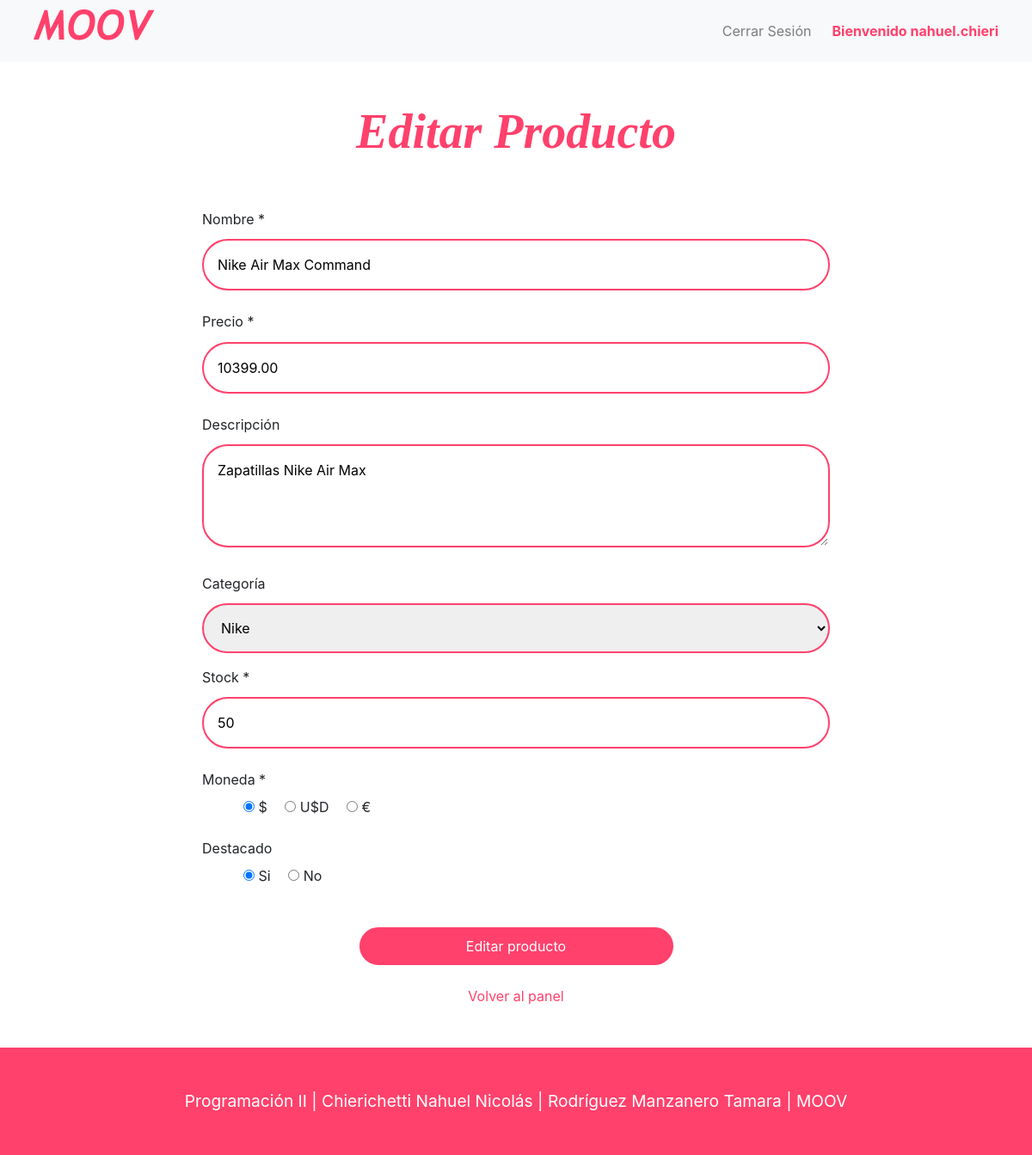
Screenshot of /panel/index.php?seccion=alta_producto&id=3 (signed in) with the database file from the repository.
### tables this page shows
CREATE TABLE productos (
    productos_id      INT UNSIGNED AUTO_INCREMENT NOT NULL PRIMARY KEY,
    nombre            VARCHAR(80)                 NOT NULL,
    descripcion       VARCHAR(400)                NOT NULL,
    precio            FLOAT(8,2)				  NOT NULL,
    stock             INT UNSIGNED                DEFAULT 0,
    imagen            VARCHAR(80),              
    destacado         TINYINT UNSIGNED DEFAULT 0,
    monedas_id_fk     TINYINT UNSIGNED            NOT NULL,

    FOREIGN KEY (monedas_id_fk) REFERENCES monedas (monedas_id) ON DELETE CASCADE ON UPDATE CASCADE
);

CREATE TABLE monedas (
    monedas_id     TINYINT UNSIGNED AUTO_INCREMENT NOT NULL PRIMARY KEY,
    moneda         VARCHAR(80)                 NOT NULL,
    detalle        VARCHAR(255)                NOT NULL 
);

### panel/secciones/alta_producto.php (the view, shortened to what this page needs)
<?php
$sql_categorias = "SELECT * FROM categorias;";
$db_categorias = mysqli_query($conexion, $sql_categorias);
$sql_monedas = "SELECT * FROM monedas;";
$db_monedas = mysqli_query($conexion, $sql_monedas);
$prod_cate = [];
$producto = [];
$accion = 'Crear';
$archivo = 'proceso_alta.php';
if (!empty($_GET['id'])) {
    $producto_id = $_GET['id'];
    $sql_productos = "SELECT * FROM productos WHERE productos_id = $producto_id";
    $db_productos = mysqli_query($conexion, $sql_productos);
    $accion = 'Editar';
    $archivo = 'proceso_editar.php';
    $producto = mysqli_fetch_assoc($db_productos);
    $sql_categorias_productos = "SELECT categorias_id_fk FROM productos_tienen_categorias WHERE productos_id_fk=$producto_id;";
    $db_categorias_productos = mysqli_query($conexion, $sql_categorias_productos);
    while ($res_categorias_productos = mysqli_fetch_assoc($db_categorias_productos)) {
        $prod_cate[] = $res_categorias_productos['categorias_id_fk'];
    }
}
?>
<section class="container">
    <div class="row">
        <h2 class="col-12 text-center pt-5 pb-5"><?= $accion ?> Producto</h2>
        <form action="procesos/<?= $archivo ?>" method="POST" enctype="multipart/form-data" class="col-12 col-md-8 m-auto pb-5">
            <div>
                <label for="nombre">Nombre *</label>
                <input class="w-100 p-3 mb-4" placeholder="Nombre" type="text" id="nombre" name="nombre" value="<?= isset($producto['nombre']) ? $producto['nombre'] : '' ?>">
            </div>
            <div>
                <label for="precio">Precio *</label>
                <input class="w-100 p-3 mb-4" placeholder="Precio" type="number" id="precio" name="precio" min="0.01" step="0.01" value="<?= isset($producto['precio']) ? $producto['precio'] : '' ?>">
            </div>
            <div>
                <label>Descripción</label>
                <textarea class="w-100 p-3 mb-4" placeholder="Descripción del producto" name="descripcion" id="descripcion" rows="3"><?= isset($producto['descripcion']) ? $producto['descripcion'] : '' ?></textarea>
            </div>
            <div>
                <label for="categoria">Categoría</label>
                <select name="categoria[]" id="categoria" class="w-100 p-3 form-select-lg mb-3" style="height:max-content;" aria-label=".form-select-lg example">
                <?php
                while ($cate = mysqli_fetch_assoc($db_categorias)){ ?>
                    <option value="<?= $cate['categorias_id'] ?>"  <?= in_array($cate['categorias_id'], $prod_cate) ? 'selected' : '' ?> ><?= $cate['categoria'] ?></option>
                <?php } ?>
                </select>
            </div>
            <div>
                <label for="stock">Stock *</label>
                <input class="w-100 p-3 mb-4" placeholder="Stock" type="number" id="stock" name="stock" min="0.01" step="0.01" value="<?= isset($producto['stock']) ? $producto['stock'] : '' ?>">
            </div>
            <div>
                <label class="d-block">Moneda *</label>
                <ul>
                <?php
                while ($moneda = mysqli_fetch_assoc($db_monedas)){ ?>
                    <li>
                        <input type="radio" name="moneda" value="<?= $moneda['monedas_id'] ?>" class=" text-dark" id="<?= $moneda['monedas_id'] ?>" <?= (isset($producto['monedas_id_fk']) && $producto['monedas_id_fk'] == $moneda['monedas_id']) ? 'checked' : '' ?>>
                        <label for="<?= $moneda['monedas_id'] ?>"><?= $moneda['moneda'] ?></label>
                    </li>
                <?php } ?>
                </ul>
            </div>
            <div>
                <label class="d-block">Destacado</label>
                <ul>
                    <li>
                        <input type="radio" name="destacado" value="1" class=" text-dark" id="si" <?= (isset($producto['destacado']) && $producto['destacado'] == 1) ? 'checked' : '' ?>>
                        <label for="si">Si</label>
                    </li>
                    <li>
                        <input type="radio" name="destacado" value="0"
                       class=" text-dark" id="no" <?= (isset($producto['destacado']) && $producto['destacado'] == 0) ? 'checked' : '' ?>>
                        <label for="no">No</label>
                    </li>
                </ul>
            </div>
            <div class="center">
                <input type="submit" value="<?= $accion ?> producto" class="w-50 mb-4 p-2 mt-4">
            </div>
            <div class="center">
                <a href="../panel/index.php" class="volver" >Volver al panel</a>
            </div>
        </form>
    </div>
</section>

### css/estilos.css (style rules this page uses)
h2 { font-family: Trebuchet MS; font-weight: bold; font-style: italic; color: #FF416C !important; font-size: 3.5em; }
input[type="text"], input[type="email"], input[type="number"], input[type="password"] { border: 2px solid #FF416C; border-radius: 30px; margin: .7em 0; }
textarea { border: 2px solid #FF416C; border-radius: 30px; margin: .7em 0; height: 15vh; }
input[type="submit"] { background: #FF416C; border-radius: 30px; color: white; border: 2px solid #FF416C; }
label { margin-bottom: 0 !important; }
select { border: 2px solid #FF416C; border-radius: 30px; margin: .7em 0; }
ul > li { display: inline-block; padding: 0.5em; }
.center { text-align: center; }
.volver { color: #FF416C; }

### rows the page displays
productos: nombre "Nike Air Max Command", precio "10399.00", descripcion "Zapatillas Nike Air Max", stock "50", monedas_id_fk "☑ $", monedas_id_fk "☐ U$D", monedas_id_fk "☐ €", destacado "☑ Si", destacado "☐ No"
monedas: moneda "$"
monedas: moneda "U$D"
monedas: moneda "€"

### other values shown
$_SESSION['usuario']['usuario'] "nahuel.chieri"
$accion "Editar"
$materia "Programación II"
$alumno "Chierichetti Nahuel Nicolás | Rodríguez Manzanero Tamara"
$title "MOOV"
form field value "Nike"
